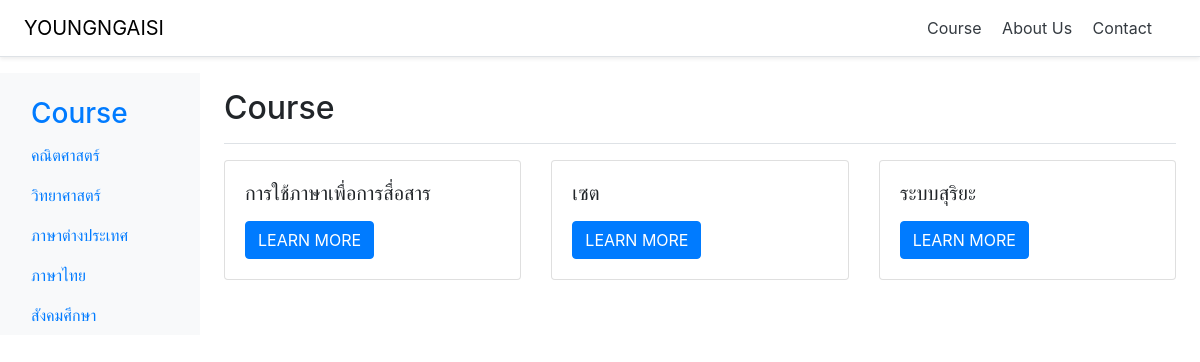
The page /course on the database its author committed.
### webapp/models.py (models this page shows, shortened)
class Course(models.Model):
    name = models.CharField(max_length=50)
    detail = models.TextField(max_length = 10000)
    Subject = models.ForeignKey('Subject', on_delete=models.CASCADE)
    img = models.ImageField(upload_to = 'static/image/',null = True,blank=True)

### webapp/views.py (the view)
# urls.py: path('course',views.course,name='course'),
def course(request):
    allCourse=Course.objects.all
    return render(request,'course.html',{'data':allCourse})

### templates/course.html (shortened to what this page needs)
{% extends "base.html" %}
{% block content %}
{% load static %}
<div class="container-fluid">
  <div class="row">
    <nav class="col-md-2 d-none d-md-block bg-light sidebar">
      <div class="sidebar-sticky">
      <h3 class="sidebar-heading d-flex justify-content-between align-items-center px-3 mt-4 mb-1 text-muted">
          <span><a href = "{% url 'course' %}">Course</a></span>
        </h3>
        <ul class="nav flex-column">
          <li class="nav-item">
            <a class="nav-link" href="{% url 'coursemath' %}">
              คณิตศาสตร์
            </a>
          </li>
          <li class="nav-item">
            <a class="nav-link" href="{% url 'coursesci' %}">
              วิทยาศาสตร์
            </a>
          </li>
          <li class="nav-item">
            <a class="nav-link" href="{% url 'eng' %}">
              ภาษาต่างประเทศ
            </a>
          </li>
          <li class="nav-item">
            <a class="nav-link" href="{% url 'thai' %}">
              ภาษาไทย
            </a>
          </li>
          <li class="nav-item">
            <a class="nav-link" href="{% url 'courseso' %}">
              สังคมศึกษา
            </a>
          </li>
        </ul>
      </div>
    </nav>
    <main role="main" class="col-md-9 ml-sm-auto col-lg-10 px-4">
      <div class="d-flex justify-content-between flex-wrap flex-md-nowrap align-items-center pt-3 pb-2 mb-3 border-bottom">
        <h1 class="h2">Course</h1>
      </div>
    <div class="row">
      {% if data %}
      {% for detail in data %}
        <div class="col-sm-4"  >
            <div class="card" >
            <div class="card-body">
                <h5 class="card-title">{{ detail.name }}</h5>
                <a href="{% url 'coursedetail' detail.id %}" class="btn btn-primary">LEARN MORE</a>
            </div>
            </div>
        </div>
      {% endfor %}
      {% endif %}
    </div>
    </main>
  </div>
</div>
{% endblock %}

### templates/base.html (shortened to what this page needs)
<!doctype html>
<html lang="en">
<head>
    <link rel="stylesheet" href="https://stackpath.bootstrapcdn.com/bootstrap/4.3.1/css/bootstrap.min.css">
</head>
<body>
<div class="d-flex flex-column flex-md-row align-items-center p-3 px-md-4 mb-3 bg-white border-bottom shadow-sm">
    <h5 class="my-0 mr-md-auto font-weight-normal"><a href = "{% url 'index' %}" style = "color:black">YOUNGNGAISI</a></h5>
    <nav class="my-2 my-md-0 mr-md-3">
      <a class="p-2 text-dark" href="{% url 'course' %}">Course</a>
      <a class="p-2 text-dark" href="{% url 'about' %}">About Us</a>
      <a class="p-2 text-dark" href="{% url 'index' %}">Contact</a>
    </nav>
  </div>
  {% block content %}
  {% endblock %}
</body>
</html>

### templates/base.html (style rules this page uses)
a:link { text-decoration: none; }

### rows shown on the page
Course: name "การใช้ภาษาเพื่อการสื่อสาร"
Course: name "เซต"
Course: name "ระบบสุริยะ"
